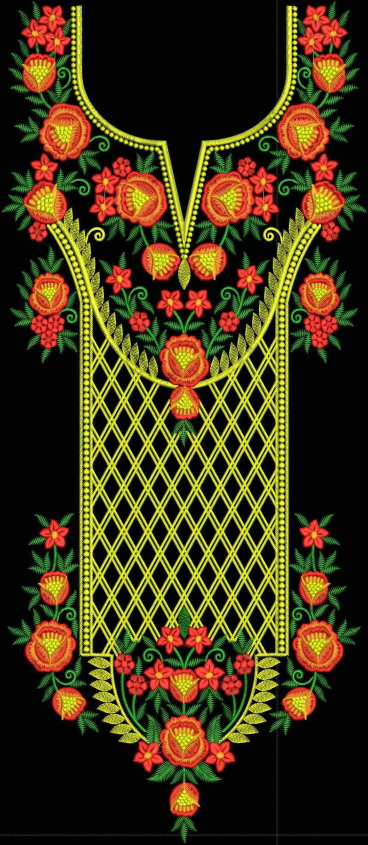
#> input picture apps/backend/tests/fixtures/reference_sewout.jpg, 736 x 1689 px (shown at 1/2 size); its folder holds only this picture in this run
$ python -i pipeline.py   (imports and definitions only)
#> lines starting #> are read from the running program, lines starting #| are printed output that depends on the picture
"""Auto-digitizing pipeline entry points: digitize_image, rebuild_design.

Pipeline: decode -> scale to hoop -> k-means color quantization -> per-color
masks -> contour regions -> scanline (boustrophedon) fill stitches -> Design
with objects, color stops, and a machine-valid stitch stream (COLOR_CHANGE /
JUMP / TRIM / END).

Honest scope: the stitch stage is classical CV; the segmentation stage in
front of it is a neural matte. cv2/numpy are imported lazily inside the
functions so the app boots without them.
"""

from __future__ import annotations

from app.models.design import (
    ColorStop,
    ConnectMethod,
    Design,
    DesignObject,
    Point,
    Stitch,
    StitchType,
    UnderlayType,
)
from app.services import direction_field, segmentation
from app.services.digitizer import constants, staging
from app.services.digitizer.accounting import (
    _stream_census,
    log_classification,
    attribute_stops_from_stream,
    build_accounting,
    record_substrate,
)
from app.services.digitizer.colordiff import bgr_ciede2000
from app.services.digitizer.constants import (
    _CLASSIFICATION_LOG,
    _DROP_LOG,
    _MAX_WORK_PX,
    _EDGE_LOG,
    _MIN_WORK_PX,
    _SUBSTRATE_LOG,
    _SURFACE_LOG,
    _UPSCALE_MIN_SRC_PX,
    CONNECT_MM,
    CONTOUR_FILL_MAX_BAND_RATIO,
    CONTOUR_FILL_MIN_MM2,
    CONTOUR_ROW_MAX_STEP_MM,
    DARK_CLOTH_LUM,
    DEFAULT_MAX_COLORS,
    DETAIL_DEFER_MAX_MM2,
    DETAIL_EMBED_SHARE,
    DIGITIZE_RNG_SEED,
    DROPPED_SHARE_WARN,
    FILL_BORDER_MIN_MM2,
    FILL_UNDERLAY_ANGLE_OFFSET_DEG,
    FILL_UNDERLAY_MIN_MM2,
    FILL_UNDERLAY_PITCH_MULT,
    FINE_DETAIL_SRC_PX_PER_MM,
    HAIRLINE_RUN_PITCH_MM,
    HOLE_KNOCKOUT_MIN_MM2,
    MAX_STITCH_MM,
    MIN_FEATURE_W_MM,
    MIN_REGION_MM2,
    MIN_STITCH_MM,
    NO_AXIS_REASONS,
    OUTLINE_RUN_MM,
    PLAN_MAX_COLORS,
    SATIN_MAX_W_MM,
    SATIN_PREGATE_SLACK,
    SKETCH_MAX_RETRIES,
    SKETCH_MIN_COVERAGE,
    SUBSTRATE_DE2000,
    SUBSTRATE_ENCLOSED_MAX_MM2,
    SUBSTRATE_ENCLOSED_MAX_SHARE,
    TEXTURE_MS_COLOR,
    TEXTURE_MS_SPATIAL,
    TEXTURE_RETRY_MIN_CHUNK_MM2,
    TEXTURE_RETRY_MIN_GAIN,
    TEXTURE_RETRY_UNCOVERED,
    TEXTURE_SMOOTH_MIN,
    TRAVEL_STEP_MM,
    TRIM_MIN_GAP_MM,
)
from app.services.digitizer.fills import (
    _contour_fill,
    _fill_angle,
    _fill_angle_provenance,
    _fill_by_component,
)
from app.services.digitizer.generation import (
    _LAST_HAIRLINE_BRANCHES,
    hairline_runs,
    spine_satin,
)
from app.services.digitizer.geometry import (
    _bgr_to_hex,
    _border_color,
    _decode_raster,
    _decode_svg,
    _dilate_pull,
    _drop_floor_reversals,
    _fabric_profile,
    _hole_covered_later,
    _open_preserving_detail,
    _parse_bgr,
    _parse_hoop,
    _resample_open,
    _smooth_contour,
    _uncovered_chunk_mm2,
)
from app.services.digitizer.planning import (
    _band_ratio,
    _dark_linework,
    _interior_texture,
    _plan_palette,
    _sketch_from_labels,
    _verify_sketch,
)
from app.services.digitizer.provenance import (
    object_params_hash,
)
from app.services.digitizer.routing import (
    _coalesce_short,
    _lock_stream,
    _merge_adjacent_same_hex,
    _nearest_neighbour_order,
    _route_travel,
    coalesce_params,
    travel_route_pad_px,
)
from app.services.digitizer.surface import record as record_surface
from app.services.digitizer.satin import (
    _fill_border,
    _satin_axis_deg,
    fill_border_width_px,
)
from app.services.digitizer.underlay import (
    _edge_walk,
    _parallel_underlay,
    _satin_width_underlay,
    _with_underlay,
)

# Set by every digitize_image call: the PIXEL share of owned foreground that
# no emitted object covers. The element-level lost_share below deliberately
# ignores partial coverage (edge shaving is not loss), which is exactly why it
# cannot gate the Part 65 photographic rescue: a thread-textured photo webs
# the whole subject into ONE element that a single surviving fragment
# "covers" (the angelfish measured 0.9% by elements while most of its body
# was unsewn). The rescue reads this pixel share back after its recursive
# retry to decide whether the smoothed pass actually recovered artwork.
_LAST_UNCOVERED_PX: float = 0.0

# Where every entry in the emitted stream came from (INSTRUMENT-2).
#
# 90 penetrations on fixture 08 belonged to no object, and the explanation given
# for them — lock stitches — was never checked, because the subtraction that
# produced the 90 compared two DIFFERENT SPANS. An object's `stitch_count` is
# `len(stitches) - obj_start`: a STREAM span, counting the JUMPs and TRIMs inside
# that object and excluding the locks inserted afterwards. `design.stitch_count`
# counts STITCH entries alone. Subtracting one from the other does not yield a
# number of unattributed penetrations; it yields a number with no meaning.
#
# This records the census on both sides of `_lock_stream` so the identity can be
# stated in one space at a time and pinned as a test. Populated on every
# `digitize_image` call; see `tests/test_stream_accounting.py` for the identities
# it must satisfy.
_LAST_STREAM_ACCOUNTING: dict = {}


# [1330 lines that did not run here, left out]

>>> import cv2
>>> picture = cv2.imread('../../../tests/fixtures/reference_sewout.jpg', cv2.IMREAD_GRAYSCALE)
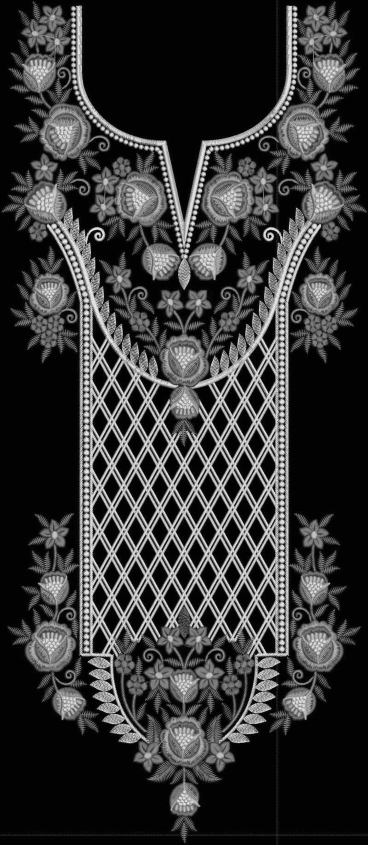
#> picture: shape (1689, 736) (shown at 1/2 size); min 0, max 255, mean 54
#> (the run stopped early here; a loop or call above may not have finished)
